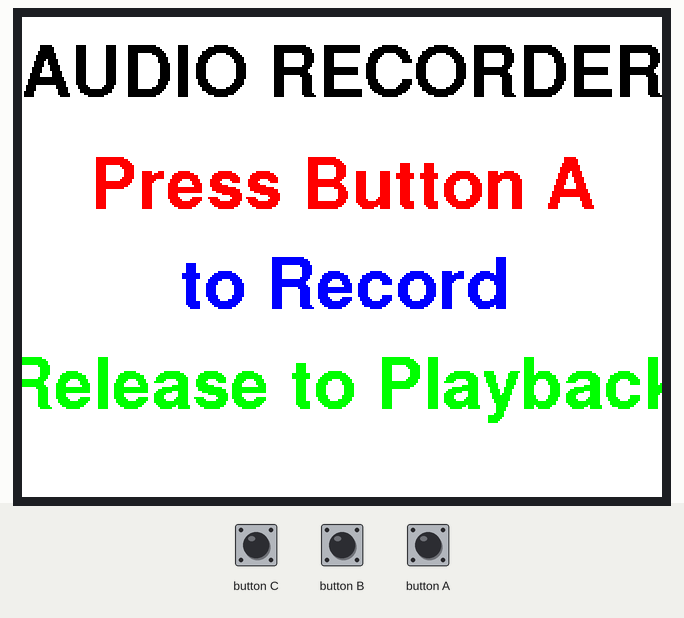
Simulated run of this sketch. Board: ESP32. Parts: 320×240 colour display.

Above: at 0.4 s.

The sketch:

mic.ino
```cpp
#include <M5Unified.h>

static constexpr const size_t record_number     = 256;
static constexpr const size_t record_length     = 200;
static constexpr const size_t record_size       = record_number * record_length;
static constexpr const size_t record_samplerate = 16000;

static int16_t *rec_data;
static size_t rec_record_idx  = 0;
static size_t draw_record_idx = 0;
static bool is_recording      = false;
static bool auto_playback     = false;

M5Canvas canvas(&M5.Display);

void drawUI()
{
    const int w = M5.Display.width();
    const int h = M5.Display.height();

    canvas.fillSprite(TFT_WHITE);
    canvas.setTextDatum(top_center);

    // Title
    canvas.setFont(&fonts::FreeSansBold18pt7b);
    canvas.setTextColor(TFT_BLACK);
    canvas.drawString("AUDIO RECORDER", w / 2, 14);

    // Instructions
    canvas.setFont(&fonts::FreeSansBold18pt7b);
    canvas.setTextSize(1);

    canvas.setTextColor(TFT_RED);
    canvas.drawString("Press Button A", w / 2, h / 2 - 50);

    canvas.setTextColor(TFT_BLUE);
    canvas.drawString("to Record", w / 2, h / 2);

    canvas.setTextColor(TFT_GREEN);
    canvas.drawString("Release to Playback", w / 2, h / 2 + 50);

    canvas.pushSprite(0, 0);
}

void setup()
{
    auto cfg = M5.config();
    M5.begin(cfg);
    M5.Display.setEpdMode(epd_mode_t::epd_quality);

    if (M5.Display.width() > M5.Display.height()) {
        M5.Display.setRotation(M5.Display.getRotation() ^ 1);
    }

    canvas.createSprite(M5.Display.width(), M5.Display.height());
    drawUI();

    // Allocate recording buffer
    rec_data = (int16_t *)heap_caps_malloc(record_size * sizeof(int16_t), MALLOC_CAP_8BIT);
    memset(rec_data, 0, record_size * sizeof(int16_t));

    M5.Speaker.setVolume(255);
    M5.Speaker.end();
    M5.Mic.begin();
}

void loop()
{
    M5.update();

    if (M5.BtnA.wasPressed() && M5.Mic.isEnabled()) {
        is_recording   = true;
        rec_record_idx = 0;
        memset(rec_data, 0, record_size * sizeof(int16_t));
    }

    // If recording
    if (is_recording && M5.Mic.isEnabled()) {
        auto data = &rec_data[rec_record_idx * record_length];
        if (M5.Mic.record(data, record_length, record_samplerate)) {
            if (++rec_record_idx >= record_number) {
                rec_record_idx = 0;
            }
        }

        if (M5.BtnA.wasReleased()) {
            is_recording  = false;
            auto_playback = true;

            while (M5.Mic.isRecording()) {
                M5.delay(1);
            }
            M5.Mic.end();
            M5.Speaker.begin();
        }
    }

    if (auto_playback && M5.Speaker.isEnabled()) {
        M5.Speaker.playRaw(rec_data, record_size, record_samplerate, false, 1, 0);
        do {
            M5.delay(1);
            M5.update();
        } while (M5.Speaker.isPlaying());

        M5.Speaker.end();
        M5.Mic.begin();
        auto_playback = false;
    }

    M5.delay(1);
}
```
